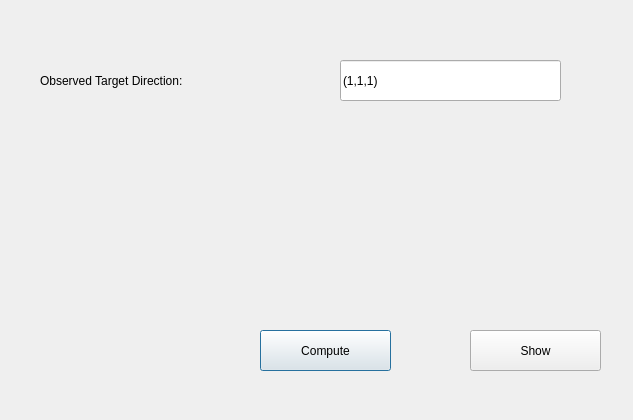
<?xml version="1.0" encoding="UTF-8"?>
<ui version="4.0">
 <class>Dialog</class>
 <widget class="QDialog" name="Dialog">
  <property name="geometry">
   <rect>
    <x>0</x>
    <y>0</y>
    <width>633</width>
    <height>420</height>
   </rect>
  </property>
  <property name="windowTitle">
   <string>Observe Time Report</string>
  </property>
  <widget class="QLineEdit" name="Step_Size_2">
   <property name="geometry">
    <rect>
     <x>340</x>
     <y>60</y>
     <width>221</width>
     <height>41</height>
    </rect>
   </property>
   <property name="toolTip">
    <string>&lt;html&gt;&lt;head/&gt;&lt;body&gt;&lt;p&gt;&lt;br/&gt;&lt;/p&gt;&lt;/body&gt;&lt;/html&gt;</string>
   </property>
   <property name="text">
    <string>(1,1,1)</string>
   </property>
  </widget>
  <widget class="QLabel" name="label_12">
   <property name="geometry">
    <rect>
     <x>40</x>
     <y>60</y>
     <width>291</width>
     <height>41</height>
    </rect>
   </property>
   <property name="styleSheet">
    <string notr="true">font: 10pt &quot;Adobe 黑体 Std R&quot;;</string>
   </property>
   <property name="text">
    <string>Observed Target Direction:</string>
   </property>
  </widget>
  <widget class="QPushButton" name="pushButton">
   <property name="geometry">
    <rect>
     <x>260</x>
     <y>330</y>
     <width>131</width>
     <height>41</height>
    </rect>
   </property>
   <property name="styleSheet">
    <string notr="true">font: 10pt &quot;Adobe 黑体 Std R&quot;;</string>
   </property>
   <property name="text">
    <string>Compute</string>
   </property>
  </widget>
  <widget class="QPushButton" name="pushButton_2">
   <property name="geometry">
    <rect>
     <x>470</x>
     <y>330</y>
     <width>131</width>
     <height>41</height>
    </rect>
   </property>
   <property name="styleSheet">
    <string notr="true">font: 10pt &quot;Adobe 黑体 Std R&quot;;</string>
   </property>
   <property name="text">
    <string>Show</string>
   </property>
  </widget>
 </widget>
 <resources/>
 <connections/>
</ui>
